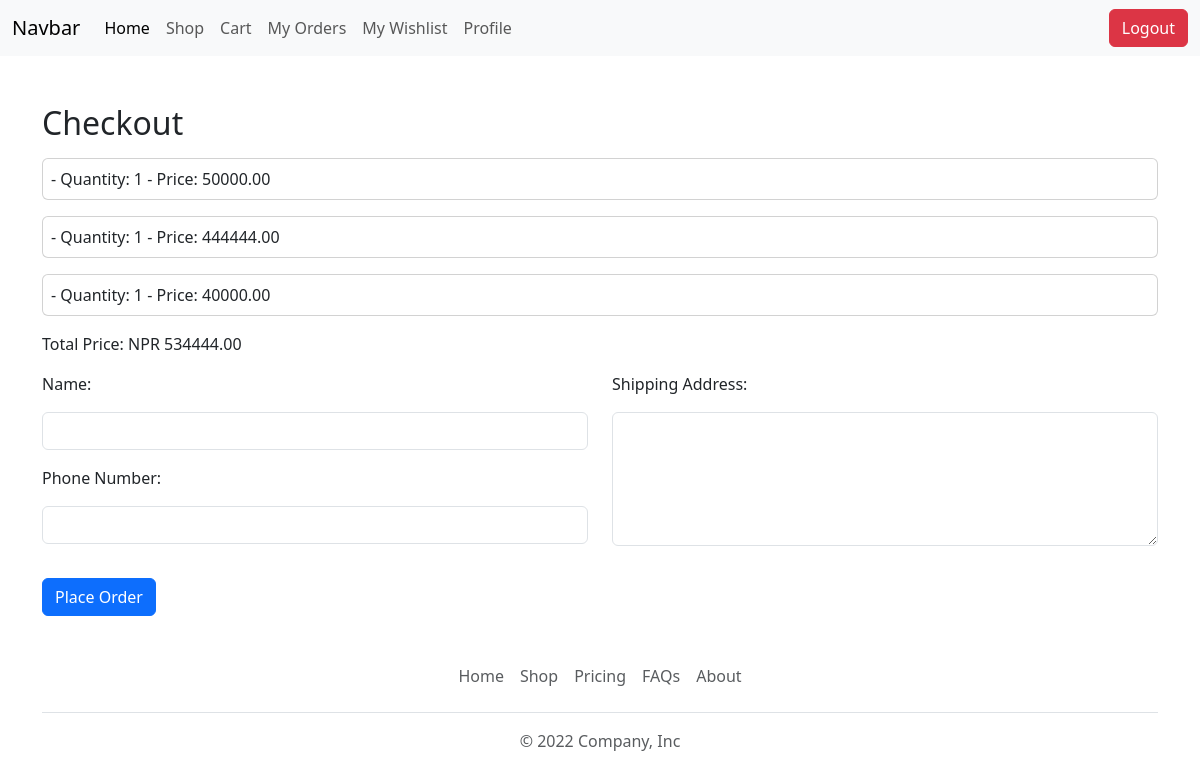
Screenshot of /checkout/ (signed in) with the database file from the repository.
### ecommerce/models.py (models this page shows, shortened)
class Cart(models.Model):
    user = models.ForeignKey(User, on_delete=models.CASCADE)
    Product = models.ForeignKey('Product', on_delete=models.CASCADE)
    quantity = models.PositiveIntegerField(default=1)
    def line_total(self):
        return self.quantity * self.Product.price

class Product(models.Model):
    name = models.CharField(max_length = 25)
    image = models.FileField(upload_to = 'produt_images/', null = True, blank=True)
    price = models.DecimalField(max_digits=10, decimal_places=2)
    quantity = models.IntegerField()
    description = models.TextField()

### ecommerce/views.py (the view, shortened to what this page needs)
@login_required(login_url='/login/')
def checkout(request):
    user = request.user
    if user.is_authenticated:
        carts = Cart.objects.filter(user=user)
        total_price = 0
        for cart_item in carts:
            total_price += int(cart_item.Product.price) * int(cart_item.quantity)
    else:
        carts = None
        total_price = None
    return  render(request,'frontend/checkout.html',{'carts':carts,'total_price':total_price})

### templates/frontend/checkout.html (shortened to what this page needs)
{% extends 'frontend/layout/main.html' %}
{% block content %}
<div class="container mt-5">
    <h2>Checkout</h2>
    {% if carts %}
    <ul class="m-0 p-0">
        {% for item in carts %}
        <li class="card p-2 m-0  my-3">{{ item.product.name }} - Quantity: {{ item.quantity }} - Price:
            {{item.line_total}}</li>
        {% endfor %}
    </ul>
    <p>Total Price: NPR {{ total_price|floatformat:2 }}</p>
    <form method="post" action="/checkout/">
        <div class="row">
            <div class="col-lg-6">
                <label for="name">Name:</label>
                <input type="text" class="form-control my-3" id="name" name="name" required>
                <label for="phone_number">Phone Number:</label>
                <input type="text" class="form-control my-3" id="phone_number" name="phone_number" required>
            </div>
            <div class="col-lg-6">
                <label for="shipping_address">Shipping Address:</label>
                <textarea type="text" rows="5" class="form-control my-3" id="shipping_address" name="address" required> </textarea>
            </div>
        </div>
        <button type="submit" class="btn btn-primary mt-3">Place Order</button>
    </form>
    {% else %}
    <p>Your cart is empty.</p>
    {% endif %}
</div>
{% endblock %}

### rows the page displays
Cart: quantity "1", line_total "50000.00"
Cart: quantity "1", line_total "444444.00"
Cart: quantity "1", line_total "40000.00"

### other values shown
{{ total_price|floatformat:2 }} "534444.00"
